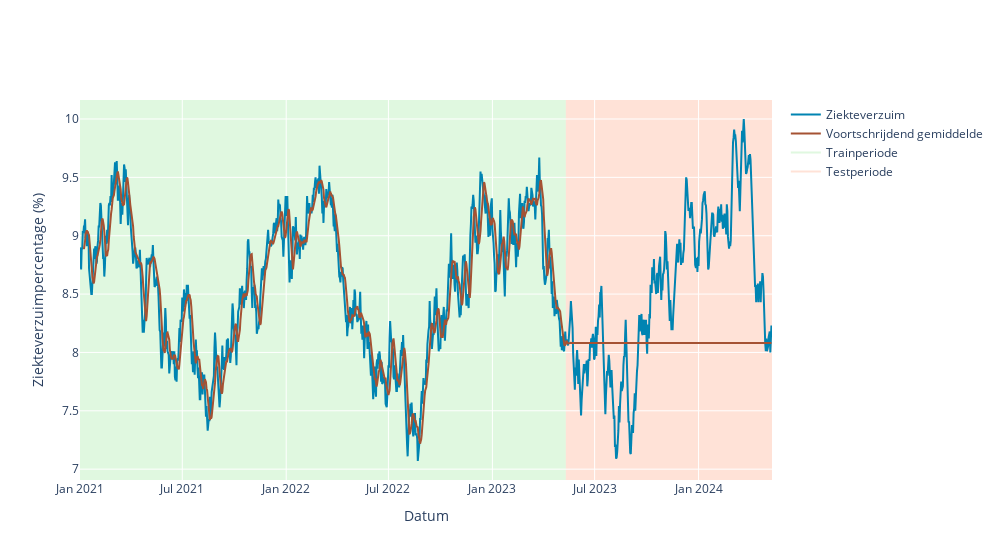

Notebook code cell kept with this figure:
### Markdown cell above
# 2. Kaders van model

Een voorspelling is een schatting voor de toekomst. Afhankelijk van welke eisen je stelt, kun je een model kiezen. Denk aan:
* Welke data kan het model gebruiken? Is deze data er historisch én in de toekomst?
* Hoe ver in de toekomst moet het model voorspellen?
* Op welk detailniveau heb ik een voorspelling nodig?

We kiezen ervoor in deze workshop om de rest van het huidig jaar (2024) te voorspellen. Daarnaast houden we de dataset simpel, we gaan enkel uit van de historische reeks van het ziekteverzuimpercentage en de bijbehorende datum.

Om in deze workshop niet te verzanden in complexe modellen, hebben we gekozen voor twee ('eenvoudige') modellen:
* Het voortschrijdend gemiddelde
* Het regressiemodel


#### *Het voortschrijdend gemiddelde*
Het voortschrijdend gemiddelde maakt gebruik van de historische waarden van het onderwerp. Op basis van een aantal voorgaande waarden wordt een gemiddelde berekend. Dit gemiddelde is de voorspeller voor de toekomst. 

**Opgave 2.1.** Stel het voortschrijdend gemiddelde wordt bepaald op basis van de 4 voorgaande waarden. Hoe zien de eerste 2 getallen (a en b) eruit na deze reeks:

*9, 16, 12, 8, 12, a, b*

a = ...

b = ...


<!-- a = (16 + 12 + 8 + 12) / 4 = 12

b = (12 + 8 + 12 + 12) / 4 = 11 -->


Laten we het voortschrijdend gemiddelde toepassen voor het ziekteverzuimpercentage.

### Code cell
voortschrijdend_gemiddelde = pas_voortschrijdend_gemiddelde_toe(data=data)

### Figure 1 — Plotly figure (JSON) as saved in the notebook; plotly's stock layout.template omitted (floating-point values rounded to 4 significant figures; data arrays with more than 128 entries replaced by an {"elided": "..."} marker saying what was removed)
{"data": [{"line": {"color": "#0084B2"}, "mode": "lines", "name": "Ziekteverzuim", "type": "scatter", "x": {"elided": "1225 str values"}, "y": {"elided": "1225 float values"}}, {"line": {"color": "#a55233"}, "mode": "lines", "name": "Voortschrijdend gemiddelde", "type": "scatter", "x": {"elided": "1225 str values"}, "y": {"elided": "1225 float values"}}, {"line": {"color": "limegreen"}, "mode": "lines", "name": "Trainperiode", "opacity": 0.15, "type": "scatter", "x": [null], "y": [null]}, {"line": {"color": "LightSalmon"}, "mode": "lines", "name": "Testperiode", "opacity": 0.3, "type": "scatter", "x": [null], "y": [null]}], "layout": {"autosize": false, "paper_bgcolor": "white", "plot_bgcolor": "white", "shapes": [{"fillcolor": "limegreen", "layer": "below", "line": {"width": 0}, "opacity": 0.15, "type": "rect", "x0": "2021-01-01", "x1": "2023-05-11", "xref": "x", "y0": 0, "y1": 1, "yref": "paper"}, {"fillcolor": "LightSalmon", "layer": "below", "line": {"width": 0}, "opacity": 0.3, "type": "rect", "x0": "2023-05-11", "x1": "2024-05-10", "xref": "x", "y0": 0, "y1": 1, "yref": "paper"}], "width": 1000, "xaxis": {"title": {"text": "Datum"}}, "yaxis": {"title": {"text": "Ziekteverzuimpercentage (%)"}}}}
